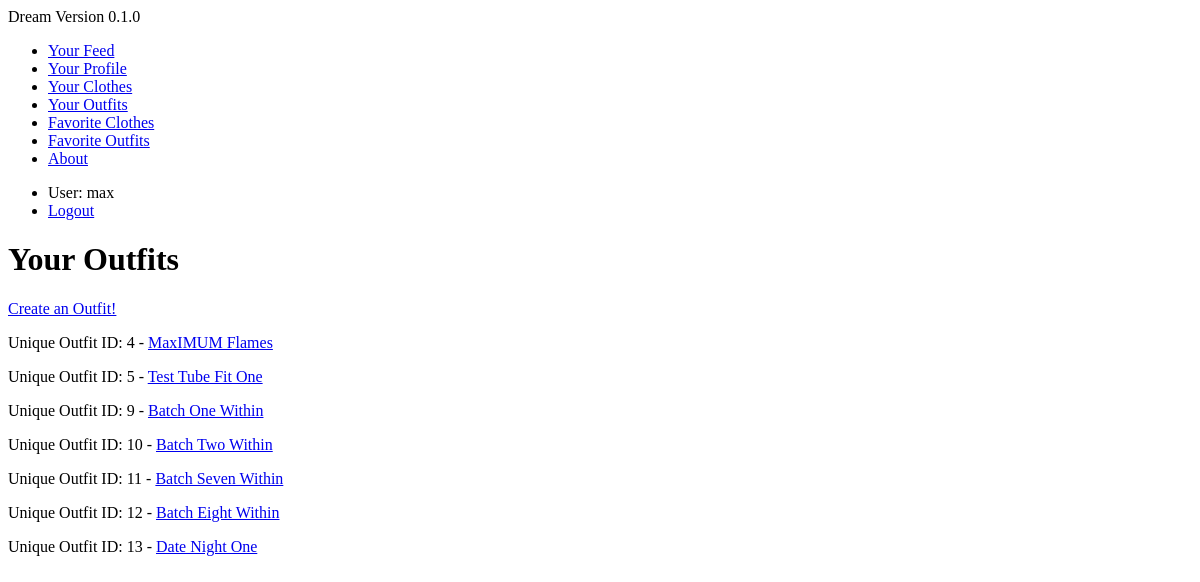
Before: /clothing/ (signed in) with the older database file.
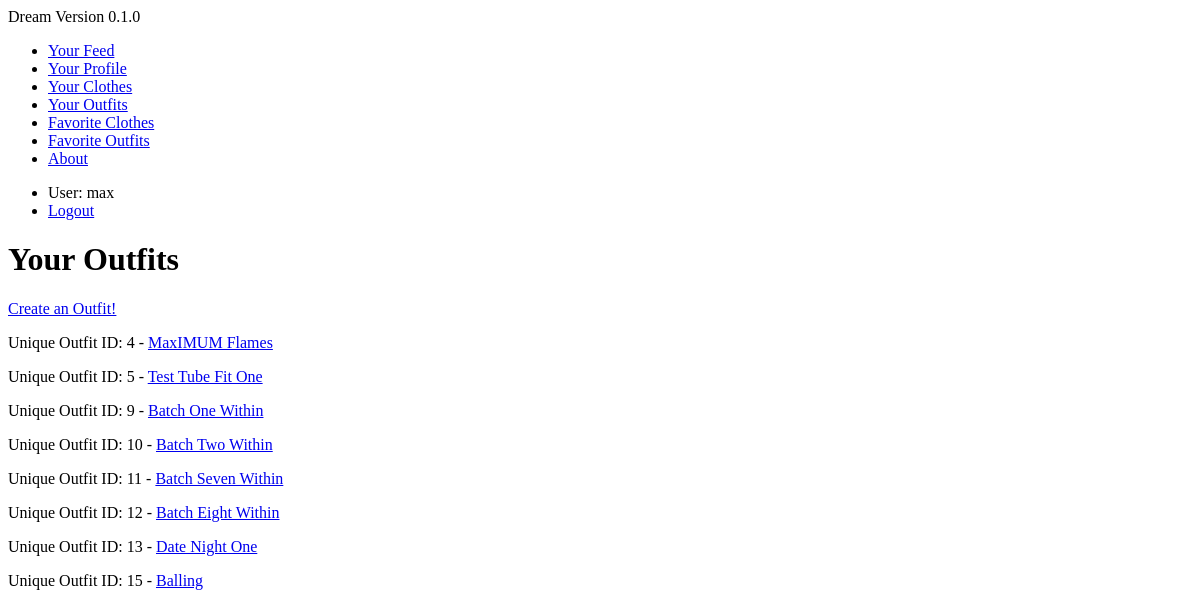
After: the same page with the newer database file.
### clothing/models.py (models this page shows, shortened)
class Outfit(models.Model):
    title = models.CharField(max_length=120)
    top = models.ForeignKey('Article', on_delete=models.SET_NULL, related_name="outfit_top", null=True)
    bottom = models.ForeignKey('Article', on_delete=models.SET_NULL, related_name="outfit_bottom", null=True)
    shoes = models.ForeignKey('Article', on_delete=models.SET_NULL , related_name="outfit_shoes", null=True)
    creator = models.ForeignKey(User, on_delete=models.SET_NULL, null=True)
    creation_date = models.DateTimeField(auto_now_add=True)
    favorited = models.ManyToManyField(User, blank=True, related_name="outfit_favorited_by")
    def get_absolute_url(self):
        return reverse('clothing:outfit-detail', kwargs={"pk": self.pk})

### clothing/views.py (the view)
# urls.py: path('', OutfitListView.as_view(), name='outfit-list'),
class OutfitListView(ListView, LoginRequiredMixin):
    def get_queryset(self):
        return Outfit.objects.filter(creator=self.request.user)

### clothing/templates/clothing/outfit_list.html
{% extends 'base.html' %}
{% block content %}
<h1>Your Outfits</h1>
<a href="create-outfit/">Create an Outfit!</a>
{% for instance in object_list %}
<p> Unique Outfit ID: {{ instance.id }} - <a href='{{ instance.get_absolute_url }}'>{{ instance.title }}</a>
{% endfor %}
{% endblock %}

Changed rows visible on the page:
added Outfit: id "15", title "Balling"
